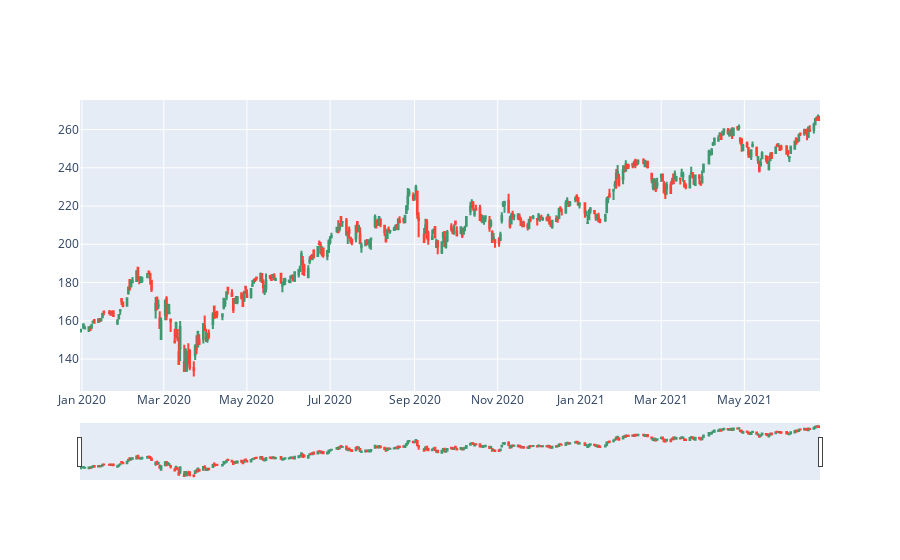

Source (notebook cell):
### Code cell
# Candlestick charts
import plotly.graph_objects as go
fig = go.Figure(data=[go.Candlestick(x=old['Date'],
                                     open=old['Open'],
                                     high=old['High'],
                                     low=old['Low'],
                                     close=old['Close'])])
fig.show()

### Figure 1 — Plotly figure (JSON) as saved in the notebook; plotly's stock layout.template omitted (floating-point values rounded to 4 significant figures; data arrays with more than 128 entries replaced by an {"elided": "..."} marker saying what was removed)
{"data": [{"close": {"elided": "375 float values"}, "high": {"elided": "375 float values"}, "low": {"elided": "375 float values"}, "open": {"elided": "375 float values"}, "type": "candlestick", "x": {"elided": "375 str values"}}], "layout": {"autosize": true, "xaxis": {"autorange": true, "range": ["2019-12-30 12:00", "2021-06-25 12:00"], "rangeslider": {"autorange": true, "range": ["2019-12-30 12:00", "2021-06-25 12:00"], "yaxis": {"_template": null, "rangemode": "match"}}, "type": "date"}, "yaxis": {"autorange": true, "range": [123.3, 275.5]}}}
